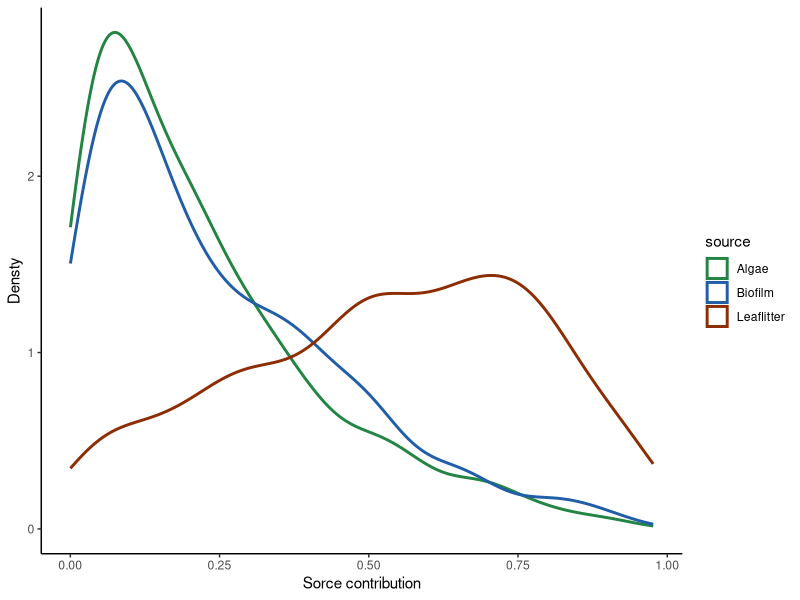

Write R code to recreate this figure.




# Density Plots -----------------------------
# 21 Oct 2020
#PEGF
#--------------------------------------------
#

library(ggplot2)
QPA_G_Feb17 <- read.csv("DensityPlots/QPA_Glossosomatidae_Feb17.csv")
head(QPA_G_Feb17)

g1 <- ggplot(QPA_G_Feb17, aes(x=densty, color=source)) + 
  labs(y="Densty", x="Sorce contribution") +
  geom_density(size=1) +
  scale_color_manual(values=c("#238443", "#225ea8", "#8c2d04")) +
  theme_classic()
g1
